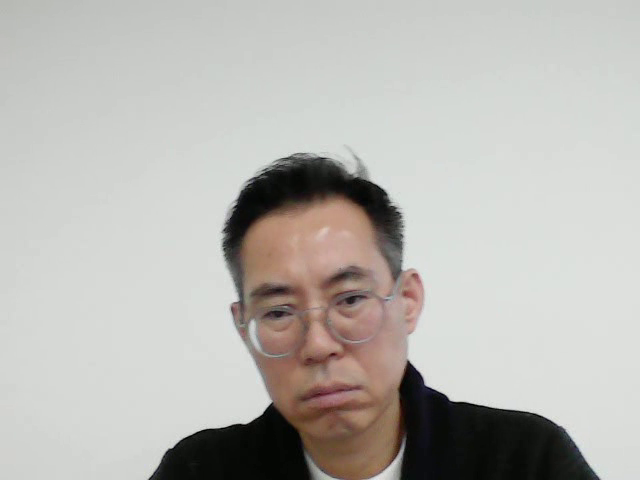
#> input picture frame 10 of KG_OpenCV/OpenCV_102_2/Capture/내가_다_봤다2024_01_30 17_03_40.avi, 640 x 480 px, given in place of the camera
$ python cv_7_CCTV+2.py
#> lines starting #> are read from the running program, lines starting #| are printed output that depends on the picture; after the words box and inside, x2 and y2 are one past the last pixel; in counts of white or black regions, pixels touching at a corner belong together
#> further down, frame_a is the input picture: shape (480, 640, 3); mean B, G, R 179.1, 183.4, 185.4
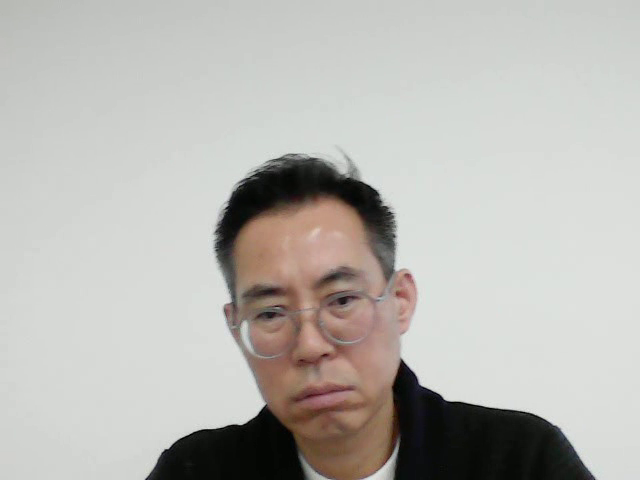
#> input picture frame 11 of KG_OpenCV/OpenCV_102_2/Capture/내가_다_봤다2024_01_30 17_03_40.avi, 640 x 480 px, given in place of the camera
#> further down, frame_b is the input picture: shape (480, 640, 3); mean B, G, R 179, 183.5, 185.3
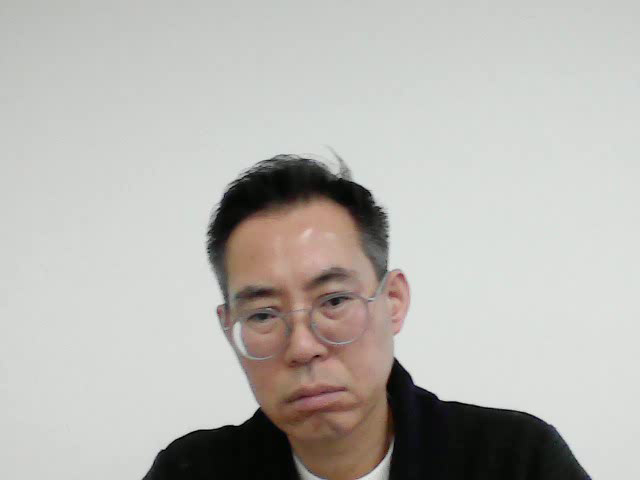
#> input picture frame 12 of KG_OpenCV/OpenCV_102_2/Capture/내가_다_봤다2024_01_30 17_03_40.avi, 640 x 480 px, given in place of the camera
#> further down, frame_c is the input picture: shape (480, 640, 3); mean B, G, R 179.1, 183.5, 185.4
# 움직임이 있을 때 동영상 녹화

import cv2
import datetime
from PIL import ImageFont, ImageDraw, Image
import numpy as np

def get_diff_img(frame_a, frame_b, frame_c, threshold):
    # 비교용 프레임 3개의 영상을 모두 흑백으로 전환
#> called with threshold = 40
    frame_a_gray = cv2.cvtColor(frame_a, cv2.COLOR_BGR2GRAY)
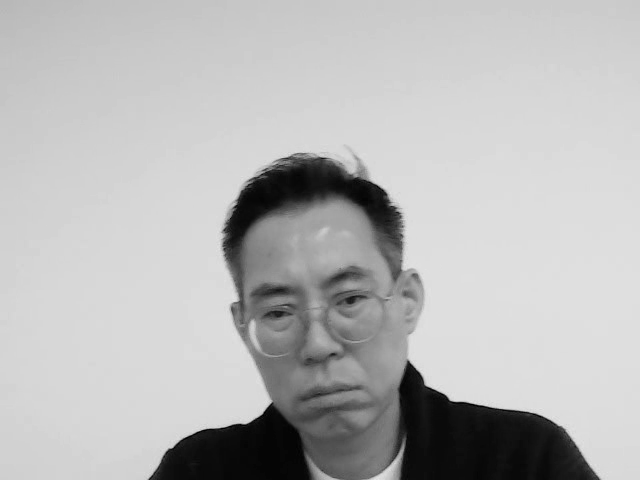
#> frame_a_gray: shape (480, 640); min 0, max 229, mean 183.4
    frame_b_gray = cv2.cvtColor(frame_b, cv2.COLOR_BGR2GRAY)
    frame_c_gray = cv2.cvtColor(frame_c, cv2.COLOR_BGR2GRAY)
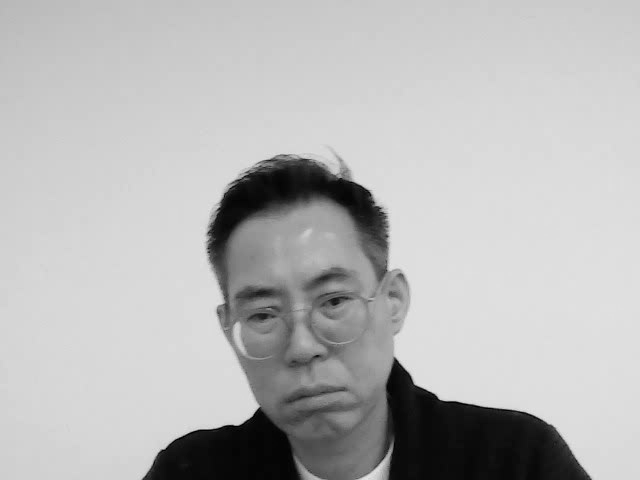
#> frame_c_gray: shape (480, 640); min 0, max 230, mean 183.5

    # 프레임 비교: 1-2, 2-3
    diff_ab = cv2.absdiff(frame_a_gray, frame_b_gray)
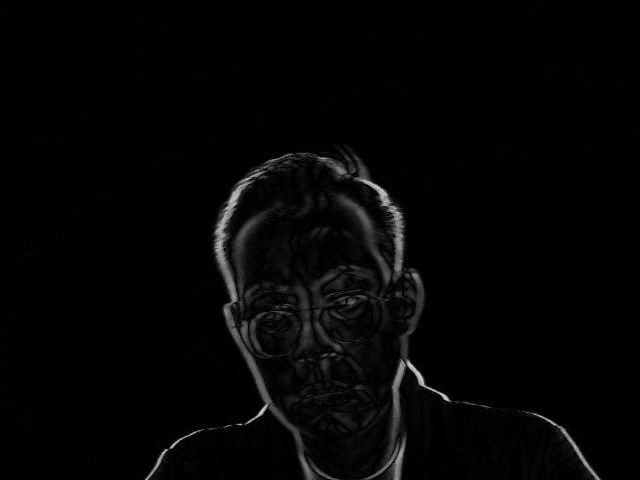
#> diff_ab: shape (480, 640); min 0, max 220, mean 4.8
    diff_bc = cv2.absdiff(frame_b_gray, frame_c_gray)

    # diff가 threshold 이상이면 값을 255(백색)으로 변환함
    ret, diff_ab_t = cv2.threshold(diff_ab, threshold, 255, cv2.THRESH_BINARY)
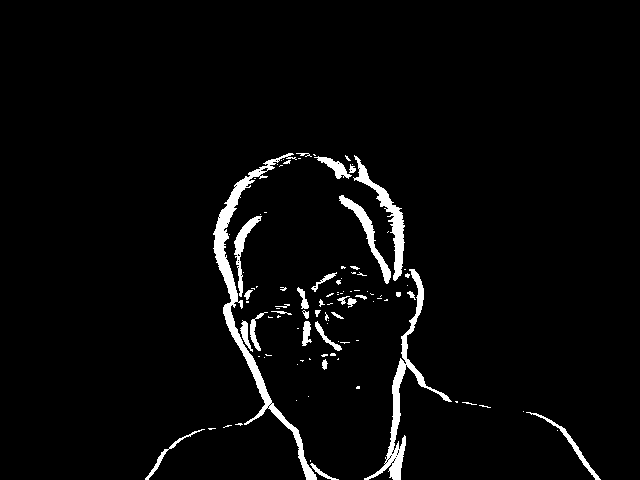
#> diff_ab_t: shape (480, 640); 3.4% white; 103 white regions (72 under 20 px), largest, box (x1, y1, x2, y2) and area: (213, 153, 317, 480) 3170, (364, 269, 452, 480) 1998, (353, 155, 405, 281) 1210
#> ret = 40
    ret, diff_bc_t = cv2.threshold(diff_bc, threshold, 255, cv2.THRESH_BINARY)
#> diff_bc_t: shape (480, 640); 3.3% white; 109 white regions (79 under 20 px), largest, box (x1, y1, x2, y2) and area: (206, 154, 312, 480) 3074, (356, 269, 447, 480) 1914, (345, 155, 397, 281) 1178

    # 2에서도 변하고 3에서도 변한 부분 AND연산 > 1로 변환
    diff = cv2.bitwise_and(diff_ab_t, diff_bc_t)
#> diff: shape (480, 640); 0.9% white in thin lines or dots, all inside (x1, y1, x2, y2) = (145, 153, 597, 480)
    # 영상에서 morphology로 빈 공간을 적당히 채움
    k = cv2.getStructuringElement(cv2.MORPH_CROSS, (3,3))
    diff = cv2.morphologyEx(diff, cv2.MORPH_OPEN, k)
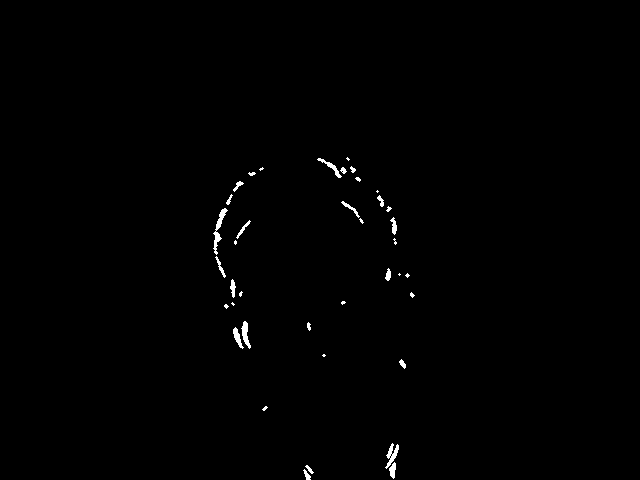
#> diff: shape (480, 640); 0.54% white; 39 white regions (17 under 20 px), largest, box (x1, y1, x2, y2) and area: (213, 208, 228, 255) 201, (385, 443, 399, 469) 147, (241, 321, 251, 349) 132
    # 영상에서 1인 부분의 갯수를 셈
    diff_cnt = cv2.countNonZero(diff)
#> diff_cnt = 1673
    return diff, diff_cnt

# 카메라 영상을 받아올 객체 선언 및 설정(영상 소스, 해상도 설정)
capt = cv2.VideoCapture(0)
capt.set(cv2.CAP_PROP_FRAME_WIDTH, 640)
capt.set(cv2.CAP_PROP_FRAME_HEIGHT, 480)

# 코덱, 폰트, 녹화 상태 설정
codex = cv2.VideoWriter_fourcc(*'XVID') #fourcc: 코덱 식별을 위한 4글자 코드 = XVID: MPEG-4 기반 코덱. 동영상 저장 시 필요.
font_ = ImageFont.truetype('fonts/SCDream6.otf', 20)
is_record = False  # 녹화 전반 제어
on_record = False  # 녹화 중 이벤트 제어

threshold = 40   # 영상차이 판별 기준값
diff_min = 10    # 영상차이 '픽셀'의 수(이 이상이면 움직였음)
min_cnt_record = 50 # 최소 5초 이상 촬영(아니면 사진이 됨)
cnt_record = 0   # 녹화 시간 변수(남은 촬영시간 측정용)

# 초기 프레임(1, 2번) 저장
ret, frame_a = capt.read()
ret, frame_b = capt.read()

# 실행
while True:
    # 현재 영상
    ret, frame_c = capt.read()

    # 움직임 감지
    diff, diff_cnt = get_diff_img(frame_a=frame_a, frame_b=frame_b, frame_c=frame_c, threshold=threshold)
#> diff_cnt = 1673

    # 움직임이 일정 이상이면
    if diff_cnt > diff_min:
        is_record = True     # 녹화 준비!
        if on_record == False: #녹화 중 이벤트 진행 안 함?
            #video_ 객체 생성(파일명(한글가능), 인코더, 초당 프레임 수, (가로,세로크기))로 영상 쓸 준비해
#> (the run stopped early here; a loop or call above may not have finished)

$ run again, starting later in the video
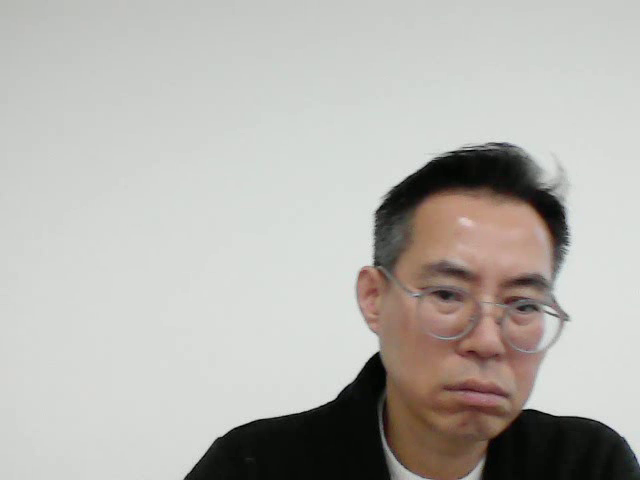
#> input picture frame 49 of KG_OpenCV/OpenCV_102_2/Capture/내가_다_봤다2024_01_30 17_03_40.avi, 640 x 480 px, given in place of the camera
#> frame_a is the input picture: shape (480, 640, 3); mean B, G, R 175.4, 180.1, 182.5
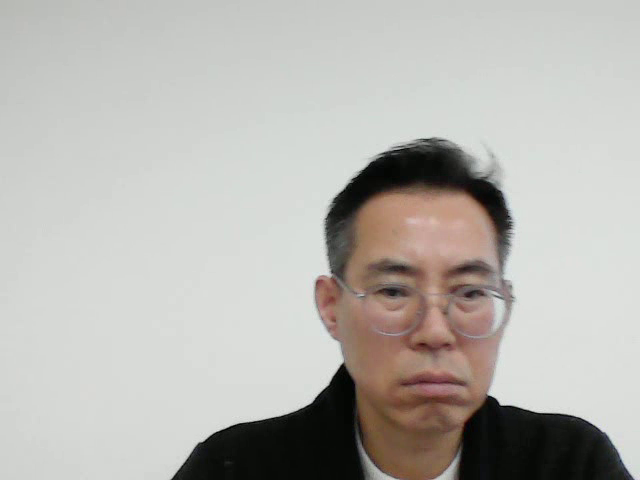
#> input picture frame 51 of KG_OpenCV/OpenCV_102_2/Capture/내가_다_봤다2024_01_30 17_03_40.avi, 640 x 480 px, given in place of the camera
#> frame_c is the input picture: shape (480, 640, 3); mean B, G, R 176.7, 181.3, 183.5
#> diff_ab_t: shape (480, 640); 4% white; 110 white regions (78 under 20 px), largest, box (x1, y1, x2, y2) and area: (473, 181, 571, 480) 3701, (363, 141, 496, 282) 1852, (306, 267, 389, 430) 1484
#> ret = 40
#> diff_bc_t: shape (480, 640); 12% white; 62 white regions (36 under 20 px), largest, box (x1, y1, x2, y2) and area: (279, 137, 560, 480) 30687, (465, 187, 512, 268) 1434, (575, 416, 640, 480) 831
#> in get_diff_img, `diff = cv2.morphologyEx(diff, cv2.MORPH_OPEN, k)`:
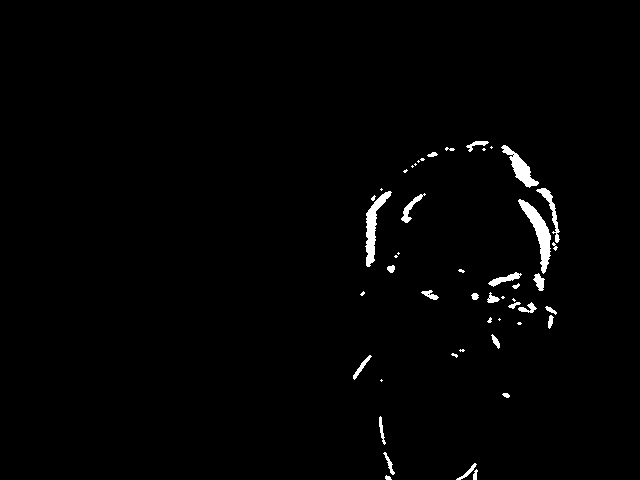
#> diff: shape (480, 640); 1.4% white; 49 white regions (21 under 20 px), largest, box (x1, y1, x2, y2) and area: (518, 199, 551, 274) 792, (365, 191, 392, 267) 662, (501, 145, 539, 188) 528
#> in get_diff_img, `diff_cnt = cv2.countNonZero(diff)`: diff_cnt = 4162

$ run again, starting later in the video
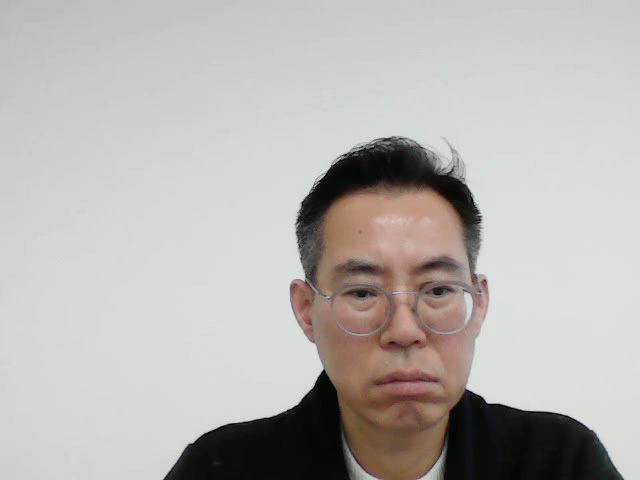
#> input picture frame 87 of KG_OpenCV/OpenCV_102_2/Capture/내가_다_봤다2024_01_30 17_03_40.avi, 640 x 480 px, given in place of the camera
#> frame_a is the input picture: shape (480, 640, 3); mean B, G, R 177, 181.5, 183.7
#> in get_diff_img, `ret, diff_ab_t = cv2.threshold(diff_ab, threshold, 255, cv2.THRESH_BIN..`:
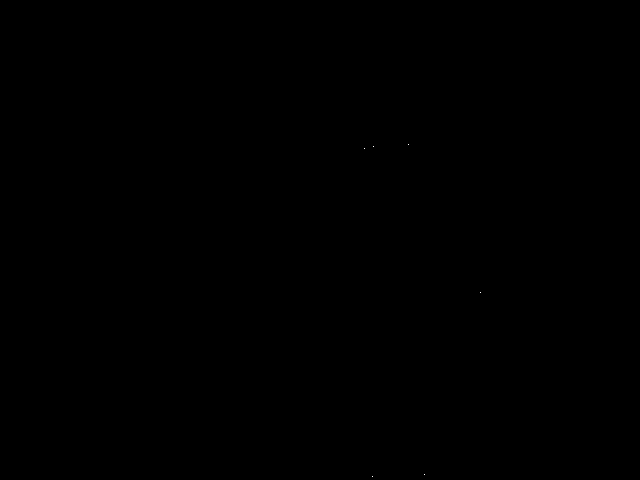
#> diff_ab_t: shape (480, 640); 0% white in thin lines or dots, all inside (x1, y1, x2, y2) = (364, 144, 481, 477)
#> ret = 40
#> diff_bc_t: shape (480, 640); 0% white in thin lines or dots, all inside (x1, y1, x2, y2) = (344, 156, 478, 211)
#> diff: shape (480, 640); every value is 0
#> in get_diff_img, `diff_cnt = cv2.countNonZero(diff)`: diff_cnt = 0
#> `frame = np.array(frame)`:
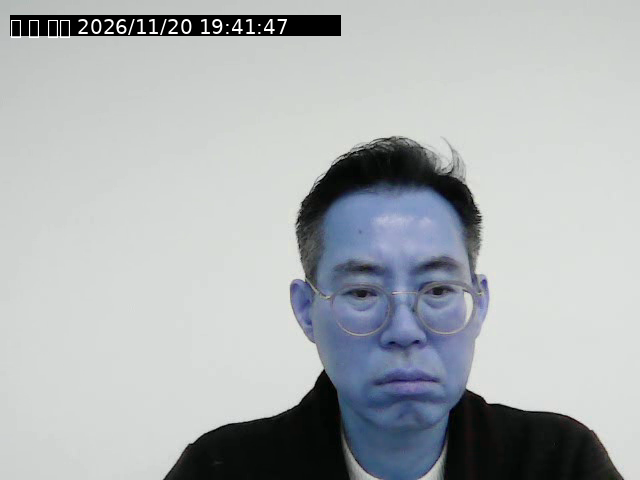
#> frame: shape (480, 640, 3); mean R, G, B 173.4, 177.9, 180.1
